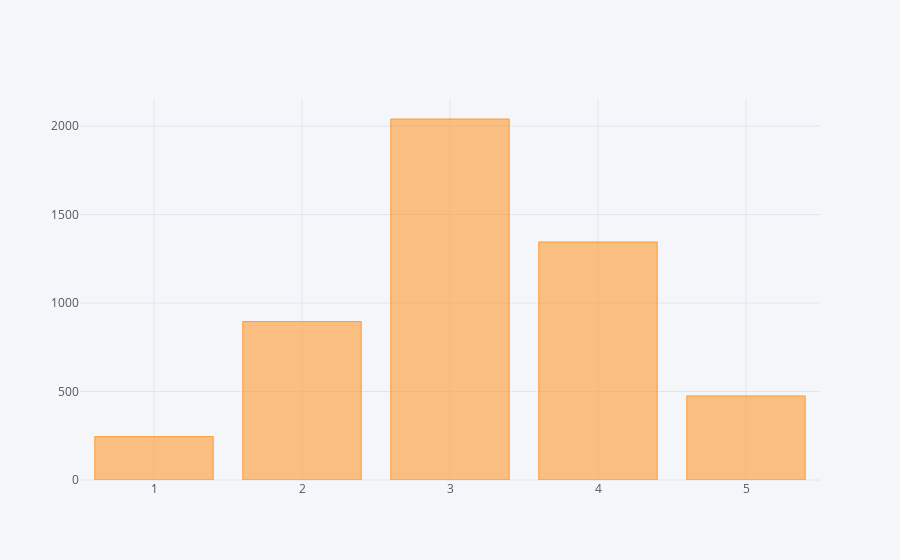

The cell this chart's notebook holds for it:
### Markdown cell above
## Split data

### Code cell
used_data.reset_index().groupby('polarity').agg({'index': 'count'}).iplot(kind='bar')

### Figure 1 — Plotly figure (JSON) as saved in the notebook; plotly's stock layout.template omitted (floating-point values rounded to 4 significant figures)
{"data": [{"marker": {"color": "rgba(255, 153, 51, 0.6)", "line": {"color": "rgba(255, 153, 51, 1.0)", "width": 1}}, "name": "index", "orientation": "v", "text": "", "type": "bar", "uid": "4291111f-23ea-42c2-a71e-c57ef1347461", "x": [1, 2, 3, 4, 5], "y": [245, 895, 2040, 1345, 475]}], "layout": {"legend": {"bgcolor": "#F5F6F9", "font": {"color": "#4D5663"}}, "paper_bgcolor": "#F5F6F9", "plot_bgcolor": "#F5F6F9", "title": {"font": {"color": "#4D5663"}}, "xaxis": {"gridcolor": "#E1E5ED", "showgrid": true, "tickfont": {"color": "#4D5663"}, "title": {"font": {"color": "#4D5663"}, "text": ""}, "zerolinecolor": "#E1E5ED"}, "yaxis": {"gridcolor": "#E1E5ED", "showgrid": true, "tickfont": {"color": "#4D5663"}, "title": {"font": {"color": "#4D5663"}, "text": ""}, "zerolinecolor": "#E1E5ED"}}}
